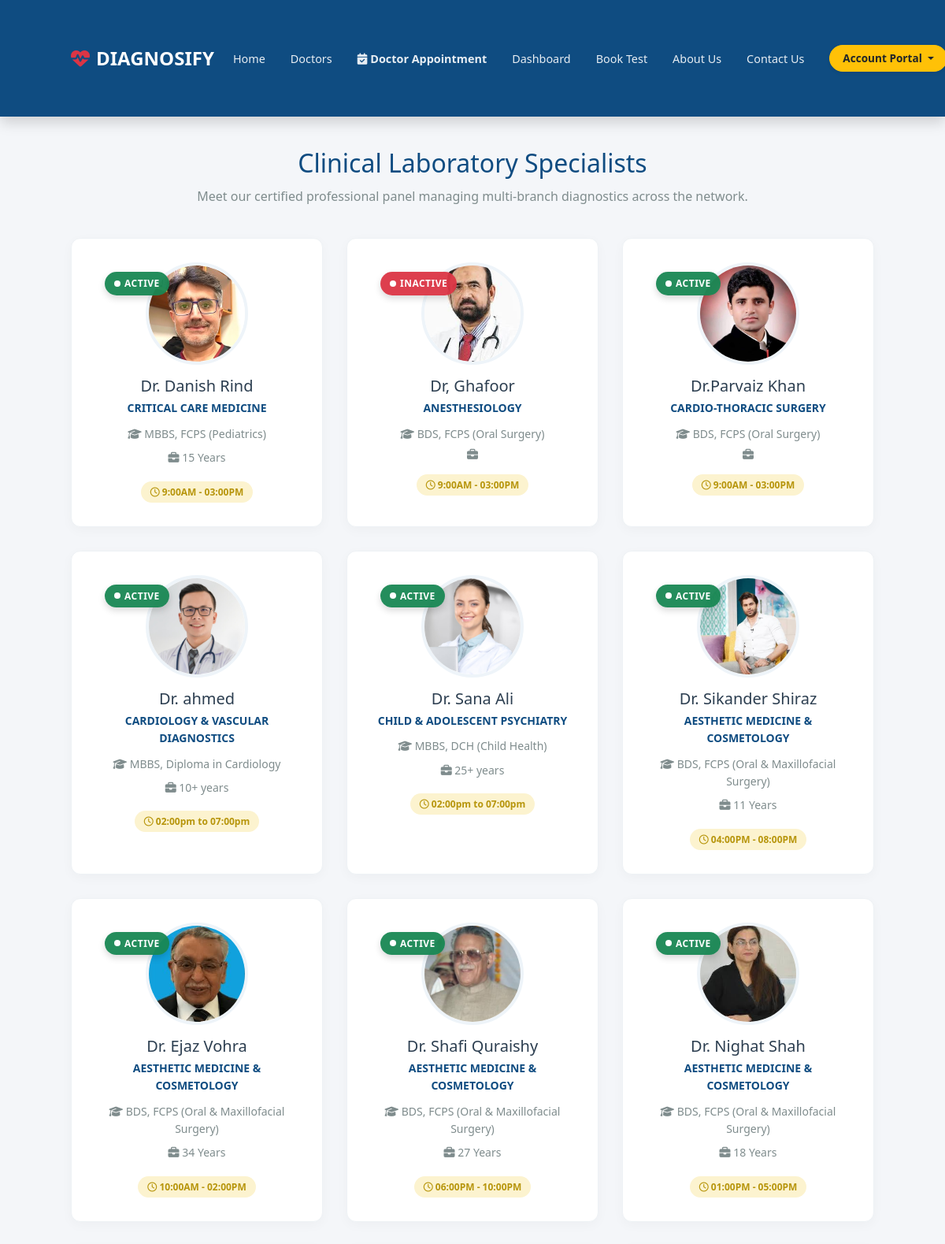
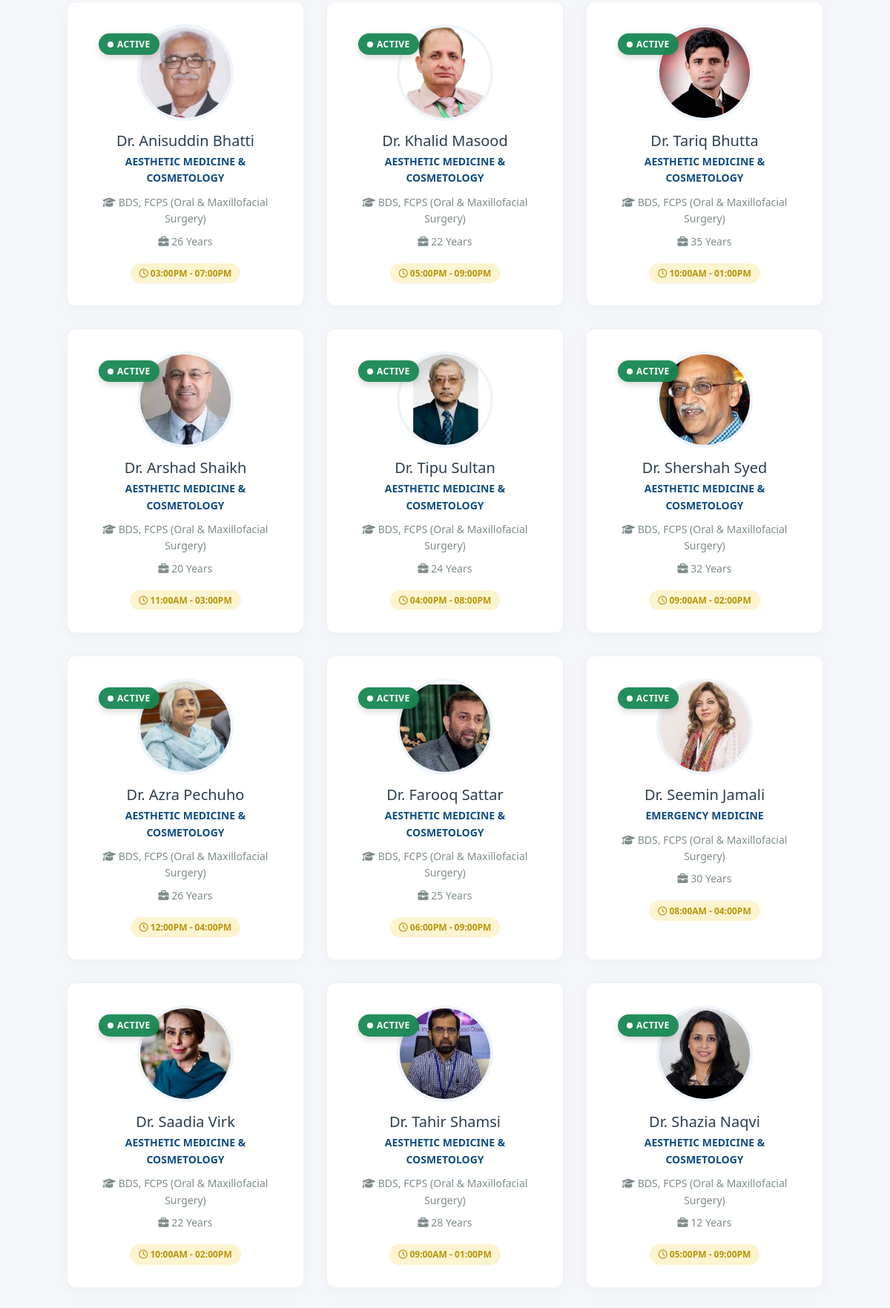
Screenshot of /user/doctors.php (upper part) with the database file from the repository (2 pictures, top to bottom).
### tables this page shows
CREATE TABLE `doctors` (
  `id` int(11) NOT NULL,
  `name` varchar(255) NOT NULL,
  `email` varchar(100) NOT NULL,
  `password` varchar(255) NOT NULL,
  `department` varchar(255) NOT NULL,
  `qualification` varchar(255) NOT NULL,
  `experience` varchar(100) NOT NULL,
  `fees` int(11) NOT NULL,
  `timing` varchar(100) NOT NULL,
  `image_url` varchar(500) NOT NULL,
  `created_at` timestamp NOT NULL DEFAULT current_timestamp(),
  `status` varchar(20) DEFAULT 'Active'
);

### user/doctors.php (the view, shortened to what this page needs)
<?php
include __DIR__ . '/../auth/db-config.php';
include 'navbar.php';
$query = "SELECT * FROM doctors ORDER BY id DESC";
$result = mysqli_query($conn, $query);
?>
<!DOCTYPE html>
<html lang="en">
<head>
    <link rel="stylesheet" href="https://cdnjs.cloudflare.com/ajax/libs/font-awesome/6.4.0/css/all.min.css">
     <link href="https://cdn.jsdelivr.net/npm/bootstrap@5.3.0/dist/css/bootstrap.min.css" rel="stylesheet">
    <link rel="stylesheet" href="https://cdnjs.cloudflare.com/ajax/libs/font-awesome/6.4.0/css/all.min.css">
    <link rel="stylesheet" href="../styling/style.css">
</head>
<body>
    <main class="container">
        <h2 class="section-title">Clinical Laboratory Specialists</h2>
        <p class="section-subtitle">Meet our certified professional panel managing multi-branch diagnostics across the network.</p>
        <div class="grid-layout">
            <?php if (mysqli_num_rows($result) > 0) { ?>
                <?php while($row = mysqli_fetch_assoc($result)) {
                    $status = isset($row['status']) ? strtolower(trim($row['status'])) : 'active';
                ?>
                    <div class="custom-card">
                        <div class="img-container">
                            <?php if ($status === 'active' || $status === '1') { ?>
                                <span class="status-badge-floating badge-active">
                                    <span class="status-dot"></span> Active
                                </span>
                            <?php } else { ?>
                                <span class="status-badge-floating badge-inactive">
                                    <span class="status-dot"></span> Inactive
                                </span>
                            <?php } ?>
                            <img src="../images/<?php echo htmlspecialchars($row['image_url']); ?>" class="doc-img" alt="Doctor Pic">
                        </div>
                        <h3 class="doc-name"><?php echo htmlspecialchars($row['name']); ?></h3>
                        <p class="doc-dept"><?php echo htmlspecialchars($row['department']); ?></p>
                        <p class="doc-info"><i class="fa-solid fa-graduation-cap"></i> <?php echo htmlspecialchars($row['qualification']); ?></p>
                        <p class="doc-info"><i class="fa-solid fa-briefcase"></i> <?php echo htmlspecialchars($row['experience']); ?></p>
                        <span class="badge-time"><i class="fa-regular fa-clock"></i> <?php echo htmlspecialchars($row['timing']); ?></span>
                    </div>
                <?php } ?>
            <?php } else { ?>
                <p class="text-center text-muted w-100">No laboratory specialists registered yet.</p>
            <?php } ?>
        </div>
    </main>
</body>
</html>

### styling/style.css (style rules this page uses)
* { margin: 0; padding: 0; box-sizing: border-box; font-family: 'Segoe UI', Tahoma, Geneva, Verdana, sans-serif; }
body { background-color: #f8f9fa; color: #2c3e50; line-height: 1.6; }
.container { width: 85%; max-width: 1200px; margin: 0 auto; padding: 40px 0; }
.grid-layout { display: grid; grid-template-columns: repeat(auto-fit, minmax(300px, 1fr)); gap: 30px; margin-top: 30px; }
.custom-card { background: white; border-radius: 12px; padding: 30px; text-align: center; box-shadow: 0 4px 15px rgba(0,0,0,0.03); border: 1px solid #eef2f5; transition: 0.3s; }
.doc-img { width: 130px; height: 130px; border-radius: 50%; object-fit: cover; margin-bottom: 15px; border: 4px solid #eef4f9; }
.doc-name { font-size: 20px; color: #2c3e50; margin-bottom: 5px; }
.doc-dept { color: #0f4c81; font-weight: 600; font-size: 14px; text-transform: uppercase; margin-bottom: 10px; }
.doc-info { font-size: 14px; color: #7f8c8d; margin-bottom: 8px; }
.badge-time { display: inline-block; background-color: #fcf3cf; color: #b7950b; padding: 4px 12px; border-radius: 15px; font-size: 12px; font-weight: bold; margin-top: 10px; }
.section-title { text-align: center; font-size: 32px; color: #0f4c81; margin-bottom: 10px; }
.section-subtitle { text-align: center; color: #7f8c8d; margin-bottom: 40px; }
body { background-color: #f8f9fa; scroll-behavior: smooth; }
.img-container { position: relative; overflow: hidden; border-radius: 8px 8px 0 0; }
.status-badge-floating { position: absolute; top: 12px; left: 12px; z-index: 10; font-size: 0.75rem; font-weight: 700; text-transform: uppercase; letter-spacing: 0.5px; padding: 5px 12px; border-radius: 20px; box-shadow: 0 4px 8px rgba(0,0,0,0.15); display: inline-flex; align-items: center; gap: 5px; }
.badge-active { background-color: rgba(25, 135, 84, 0.95) !important; color: #ffffff !important; }
.badge-inactive { background-color: rgba(220, 53, 69, 0.95) !important; color: #ffffff !important; }
.status-dot { width: 8px; height: 8px; background-color: #ffffff; border-radius: 50%; display: inline-block; animation: pulse-dot 1.8s infinite ease-in-out; }
body { background-color: #f4f6f9; }

### rows the page displays
doctors: status "ACTIVE", image_url (picture), name "Dr. Danish Rind", department "CRITICAL CARE MEDICINE", qualification "MBBS, FCPS (Pediatrics)", experience "15 Years", timing "9:00AM - 03:00PM"
doctors: status "INACTIVE", image_url (picture), name "Dr, Ghafoor", department "ANESTHESIOLOGY", qualification "BDS, FCPS (Oral Surgery)", timing "9:00AM - 03:00PM"
doctors: status "ACTIVE", image_url (picture), name "Dr.Parvaiz Khan", department "CARDIO-THORACIC SURGERY", qualification "BDS, FCPS (Oral Surgery)", timing "9:00AM - 03:00PM"
doctors: status "ACTIVE", image_url (picture), name "Dr. ahmed", department "CARDIOLOGY & VASCULAR DIAGNOSTICS", qualification "MBBS, Diploma in Cardiology", experience "10+ years", timing "02:00pm to 07:00pm"
doctors: status "ACTIVE", image_url (picture), name "Dr. Sana Ali", department "CHILD & ADOLESCENT PSYCHIATRY", qualification "MBBS, DCH (Child Health)", experience "25+ years", timing "02:00pm to 07:00pm"
doctors: status "ACTIVE", image_url (picture), name "Dr. Sikander Shiraz", department "AESTHETIC MEDICINE & COSMETOLOGY", qualification "BDS, FCPS (Oral & Maxillofacial Surgery)", experience "11 Years", timing "04:00PM - 08:00PM"
doctors: status "ACTIVE", image_url (picture), name "Dr. Ejaz Vohra", department "AESTHETIC MEDICINE & COSMETOLOGY", qualification "BDS, FCPS (Oral & Maxillofacial Surgery)", experience "34 Years", timing "10:00AM - 02:00PM"
doctors: status "ACTIVE", image_url (picture), name "Dr. Shafi Quraishy", department "AESTHETIC MEDICINE & COSMETOLOGY", qualification "BDS, FCPS (Oral & Maxillofacial Surgery)", experience "27 Years", timing "06:00PM - 10:00PM"
doctors: status "ACTIVE", image_url (picture), name "Dr. Nighat Shah", department "AESTHETIC MEDICINE & COSMETOLOGY", qualification "BDS, FCPS (Oral & Maxillofacial Surgery)", experience "18 Years", timing "01:00PM - 05:00PM"
doctors: status "ACTIVE", image_url (picture), name "Dr. Anisuddin Bhatti", department "AESTHETIC MEDICINE & COSMETOLOGY", qualification "BDS, FCPS (Oral & Maxillofacial Surgery)", experience "26 Years", timing "03:00PM - 07:00PM"
doctors: status "ACTIVE", image_url (picture), name "Dr. Khalid Masood", department "AESTHETIC MEDICINE & COSMETOLOGY", qualification "BDS, FCPS (Oral & Maxillofacial Surgery)", experience "22 Years", timing "05:00PM - 09:00PM"
doctors: status "ACTIVE", image_url (picture), name "Dr. Tariq Bhutta", department "AESTHETIC MEDICINE & COSMETOLOGY", qualification "BDS, FCPS (Oral & Maxillofacial Surgery)", experience "35 Years", timing "10:00AM - 01:00PM"
doctors: status "ACTIVE", image_url (picture), name "Dr. Arshad Shaikh", department "AESTHETIC MEDICINE & COSMETOLOGY", qualification "BDS, FCPS (Oral & Maxillofacial Surgery)", experience "20 Years", timing "11:00AM - 03:00PM"
doctors: status "ACTIVE", image_url (picture), name "Dr. Tipu Sultan", department "AESTHETIC MEDICINE & COSMETOLOGY", qualification "BDS, FCPS (Oral & Maxillofacial Surgery)", experience "24 Years", timing "04:00PM - 08:00PM"
doctors: status "ACTIVE", image_url (picture), name "Dr. Shershah Syed", department "AESTHETIC MEDICINE & COSMETOLOGY", qualification "BDS, FCPS (Oral & Maxillofacial Surgery)", experience "32 Years", timing "09:00AM - 02:00PM"
doctors: status "ACTIVE", image_url (picture), name "Dr. Azra Pechuho", department "AESTHETIC MEDICINE & COSMETOLOGY", qualification "BDS, FCPS (Oral & Maxillofacial Surgery)", experience "26 Years", timing "12:00PM - 04:00PM"
doctors: status "ACTIVE", image_url (picture), name "Dr. Farooq Sattar", department "AESTHETIC MEDICINE & COSMETOLOGY", qualification "BDS, FCPS (Oral & Maxillofacial Surgery)", experience "25 Years", timing "06:00PM - 09:00PM"
doctors: status "ACTIVE", image_url (picture), name "Dr. Seemin Jamali", department "EMERGENCY MEDICINE", qualification "BDS, FCPS (Oral & Maxillofacial Surgery)", experience "30 Years", timing "08:00AM - 04:00PM"
doctors: status "ACTIVE", image_url (picture), name "Dr. Saadia Virk", department "AESTHETIC MEDICINE & COSMETOLOGY", qualification "BDS, FCPS (Oral & Maxillofacial Surgery)", experience "22 Years", timing "10:00AM - 02:00PM"
doctors: status "ACTIVE", image_url (picture), name "Dr. Tahir Shamsi", department "AESTHETIC MEDICINE & COSMETOLOGY", qualification "BDS, FCPS (Oral & Maxillofacial Surgery)", experience "28 Years", timing "09:00AM - 01:00PM"
doctors: status "ACTIVE", image_url (picture), name "Dr. Shazia Naqvi", department "AESTHETIC MEDICINE & COSMETOLOGY", qualification "BDS, FCPS (Oral & Maxillofacial Surgery)", experience "12 Years", timing "05:00PM - 09:00PM"
